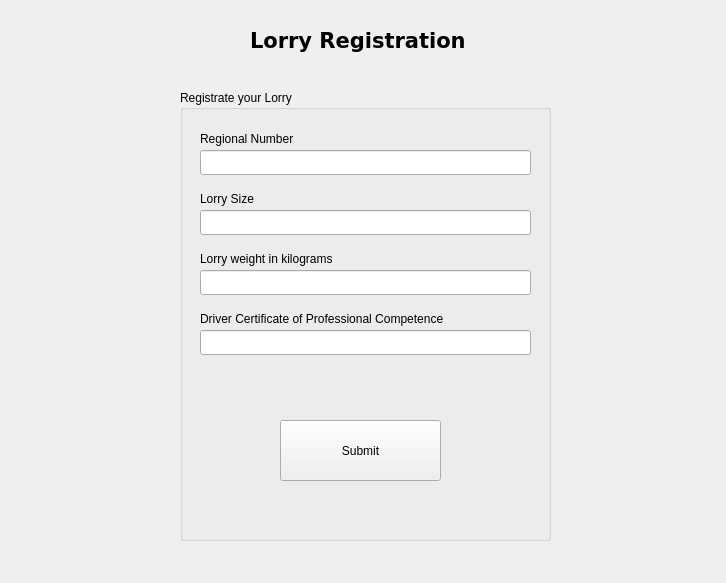
<?xml version="1.0" encoding="UTF-8"?>
<ui version="4.0">
 <class>Driver_LorryRegistration</class>
 <widget class="QWidget" name="Driver_LorryRegistration">
  <property name="geometry">
   <rect>
    <x>0</x>
    <y>0</y>
    <width>726</width>
    <height>583</height>
   </rect>
  </property>
  <property name="windowTitle">
   <string>Form</string>
  </property>
  <widget class="QLabel" name="label">
   <property name="geometry">
    <rect>
     <x>250</x>
     <y>20</y>
     <width>221</width>
     <height>41</height>
    </rect>
   </property>
   <property name="font">
    <font>
     <family>DejaVu Sans</family>
     <pointsize>16</pointsize>
     <weight>75</weight>
     <bold>true</bold>
    </font>
   </property>
   <property name="text">
    <string>Lorry Registration</string>
   </property>
  </widget>
  <widget class="QGroupBox" name="groupBox">
   <property name="geometry">
    <rect>
     <x>180</x>
     <y>90</y>
     <width>371</width>
     <height>451</height>
    </rect>
   </property>
   <property name="title">
    <string>Registrate your Lorry</string>
   </property>
   <widget class="QLineEdit" name="Reg_number">
    <property name="geometry">
     <rect>
      <x>20</x>
      <y>60</y>
      <width>331</width>
      <height>25</height>
     </rect>
    </property>
   </widget>
   <widget class="QLineEdit" name="Lorry_size">
    <property name="geometry">
     <rect>
      <x>20</x>
      <y>120</y>
      <width>331</width>
      <height>25</height>
     </rect>
    </property>
   </widget>
   <widget class="QLineEdit" name="Lorry_weight">
    <property name="geometry">
     <rect>
      <x>20</x>
      <y>180</y>
      <width>331</width>
      <height>25</height>
     </rect>
    </property>
   </widget>
   <widget class="QLineEdit" name="CPCNumber">
    <property name="geometry">
     <rect>
      <x>20</x>
      <y>240</y>
      <width>331</width>
      <height>25</height>
     </rect>
    </property>
   </widget>
   <widget class="QLabel" name="label_2">
    <property name="geometry">
     <rect>
      <x>20</x>
      <y>40</y>
      <width>131</width>
      <height>17</height>
     </rect>
    </property>
    <property name="text">
     <string>Regional Number</string>
    </property>
   </widget>
   <widget class="QLabel" name="label_3">
    <property name="geometry">
     <rect>
      <x>20</x>
      <y>100</y>
      <width>91</width>
      <height>17</height>
     </rect>
    </property>
    <property name="text">
     <string>Lorry Size</string>
    </property>
   </widget>
   <widget class="QLabel" name="label_4">
    <property name="geometry">
     <rect>
      <x>20</x>
      <y>160</y>
      <width>181</width>
      <height>17</height>
     </rect>
    </property>
    <property name="text">
     <string>Lorry weight in kilograms</string>
    </property>
   </widget>
   <widget class="QLabel" name="label_5">
    <property name="geometry">
     <rect>
      <x>20</x>
      <y>220</y>
      <width>321</width>
      <height>17</height>
     </rect>
    </property>
    <property name="text">
     <string>Driver Certificate of Professional Competence</string>
    </property>
   </widget>
   <widget class="QPushButton" name="Lorry_submit">
    <property name="geometry">
     <rect>
      <x>100</x>
      <y>330</y>
      <width>161</width>
      <height>61</height>
     </rect>
    </property>
    <property name="text">
     <string>Submit</string>
    </property>
   </widget>
  </widget>
 </widget>
 <resources/>
 <connections/>
</ui>
